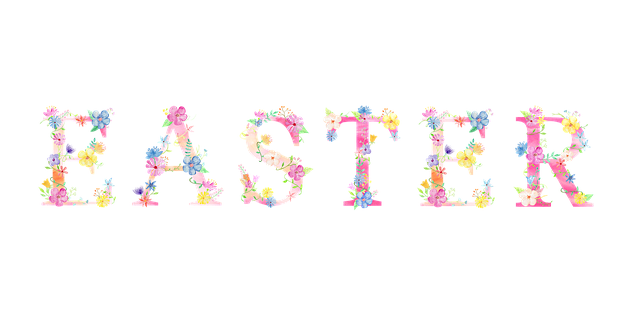
#> input picture paveiksleliai/nuotraukos/easter.png, 640 x 322 px
$ python pav1.py
#> lines starting #> are read from the running program, lines starting #| are printed output that depends on the picture; pictures that were not available may be replaced by others from this repository, and a replacement may not be noted
from PIL import Image

# im = Image.open("./../grafinis_interfeisas/antis.jpg")

easter = Image.open("nuotraukos/easter.png")
#> easter is the input picture: PIL image 640x322 RGBA; mean R, G, B, A 27.9, 24.6, 22.9, 22.1
# easter.show()

rabbit = Image.open("nuotraukos/rabbit.jpg")
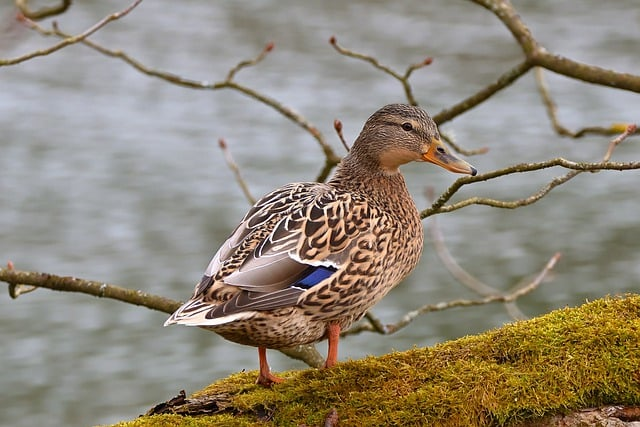
#> input picture grafinis_interfeisas/antis.jpg, 640 x 427 px, given in place of rabbit.jpg, which was not available
#> rabbit is the input picture: PIL image 640x427 RGB; mean R, G, B 145.2, 136.3, 121.9
# rabbit.show()

atvirute = rabbit
atvirute.save("atvirute.jpg")

print(rabbit.format, rabbit.size, rabbit.mode)
#| JPEG (640, 427) RGB

print(easter.format, easter.size, easter.mode)
#| PNG (640, 322) RGBA

size = 128, 128

# rabbit.thumbnail(size)
# rabbit.show()

box = (150, 150, 300, 300)
dalis = rabbit.crop(box)
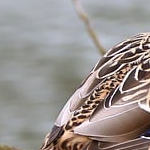
#> dalis: PIL image 150x150 RGB; mean R, G, B 152.7, 145.9, 143.1

# [9 lines of commented-out code are left out]

easter.thumbnail((200, 200))
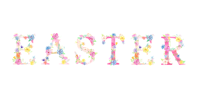
#> easter: PIL image 200x101 RGBA; mean R, G, B, A 32.1, 28.8, 26.6, 22.1; transparent parts drawn white

easter_location = (440, 40, easter.size[0]+440, easter.size[1]+40)
#> easter_location = (440, 40, 640, 141)

rabbit.paste(easter, easter_location, easter)

rabbit.show()

rabbit.save("atvirute.jpg")
